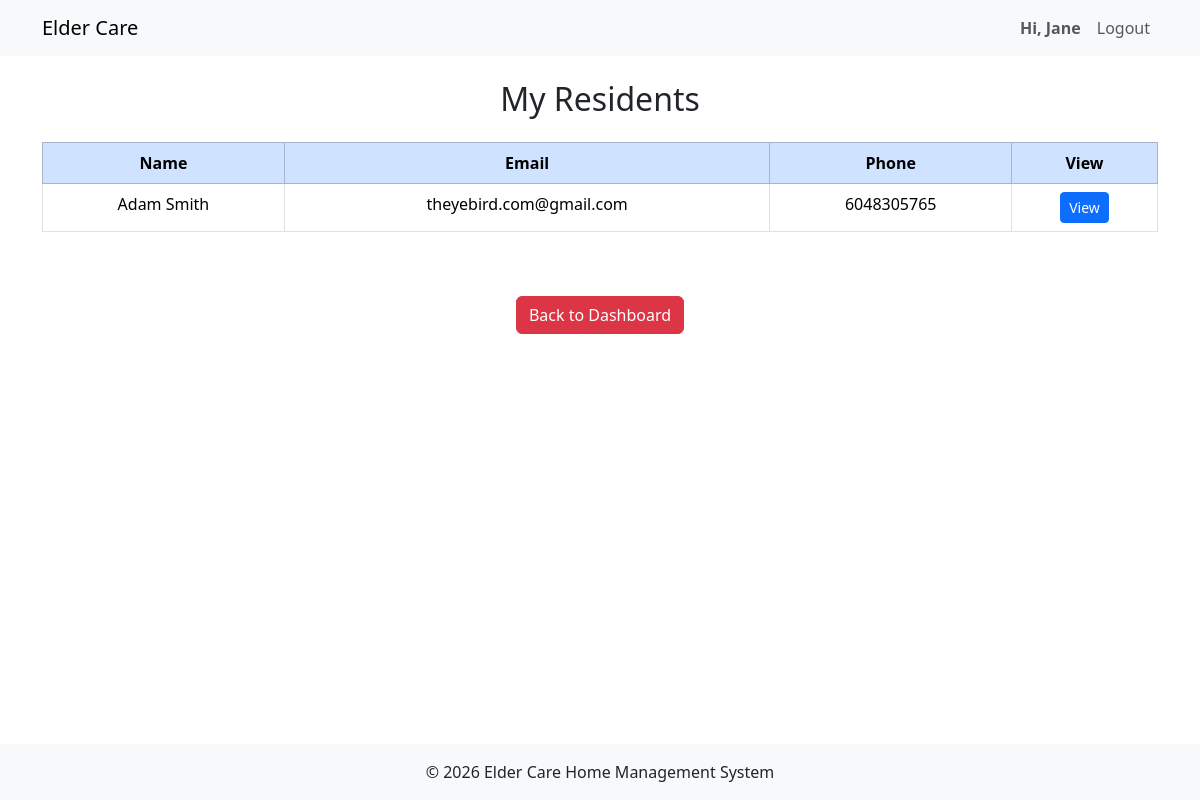
Page /family/view_residents.php (signed in) on the earlier database version.
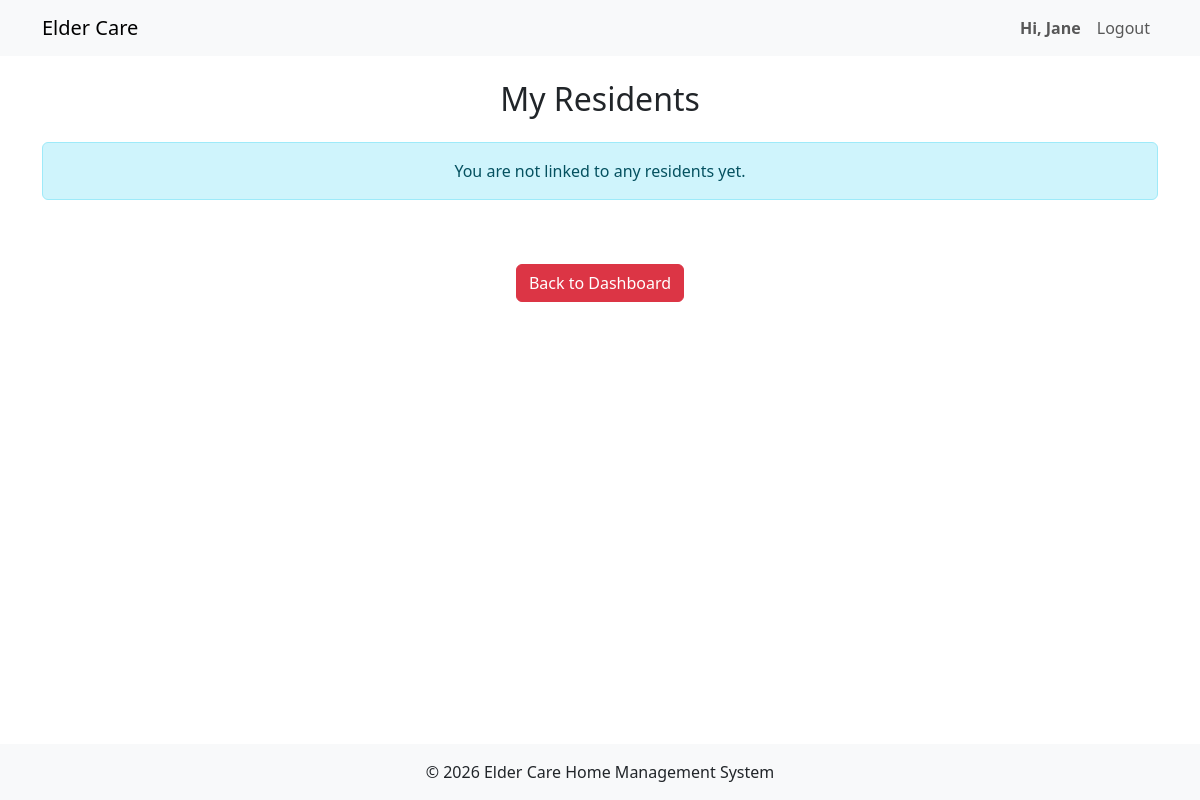
Same page on the later database version.
### tables this page shows
CREATE TABLE `resident` (
  `residentSIN` varchar(9) NOT NULL,
  `user_id` int(11) NOT NULL,
  `DoB` date DEFAULT NULL,
  `phone` varchar(15) DEFAULT NULL,
  `profilePhoto` text DEFAULT NULL,
  `ECname` text DEFAULT NULL,
  `ECphone` varchar(15) DEFAULT NULL,
  `ECemail` text DEFAULT NULL,
  `fname` varchar(50) DEFAULT NULL,
  `lname` varchar(50) DEFAULT NULL
);

CREATE TABLE `users` (
  `user_id` int(11) NOT NULL,
  `username` varchar(20) NOT NULL,
  `email` text NOT NULL,
  `password_hash` text NOT NULL,
  `role` enum('admin','family','caregiver','resident') NOT NULL DEFAULT 'family',
  `is_verified` tinyint(4) UNSIGNED NOT NULL DEFAULT 0,
  `created_at` timestamp NOT NULL DEFAULT current_timestamp()
);

### family/view_residents.php (the view, shortened to what this page needs)
<?php
include '../includes/header.php';
$stmt = $conn->prepare("SELECT fmID FROM familymember WHERE user_id = ?");
$stmt->execute([$_SESSION['user_id']]);
$family = $stmt->fetch();
$fmID = $family['fmID'];
$stmt = $conn->prepare("
    SELECT
        r.residentSIN,
        r.fname,
        r.lname,
        r.phone,
        u.email
    FROM link l
    JOIN resident r ON l.residentSIN = r.residentSIN
    JOIN users u ON r.user_id = u.user_id
    WHERE l.fmID = ? AND l.status = 'approved'
");
$stmt->execute([$fmID]);
$residents = $stmt->fetchAll();
?>
<div class="container py-4">
    <h2 class="text-center mb-4">My Residents</h2>
    <?php if (empty($residents)): ?>
        <div class="alert alert-info text-center">
            You are not linked to any residents yet.
        </div>
    <?php else: ?>
        <table class="table table-bordered text-center">
            <thead class="table-primary">
                <tr>
                    <th>Name</th>
                    <th>Email</th>
                    <th>Phone</th>
                    <th>View</th>
                </tr>
            </thead>
            <tbody>
                <?php foreach ($residents as $r): ?>
                    <tr>
                        <td><?= htmlspecialchars(($r['fname'] ?? '') . ' ' . ($r['lname'] ?? '')) ?></td>
                        <td><?= htmlspecialchars($r['email']) ?></td>
                        <td><?= htmlspecialchars($r['phone'] ?? '') ?></td>
                        <td>
                            <a href="view_resident.php?id=<?= $r['residentSIN'] ?>"
                               class="btn btn-primary btn-sm">
                               View
                            </a>
                        </td>
                    </tr>
                <?php endforeach; ?>
            </tbody>
        </table>
    <?php endif; ?>
</div>
<div class="text-center mt-4">
    <a href="./dashboard.php" class="btn btn-danger">Back to Dashboard</a>
</div>
<?php include '../includes/footer.php'; ?>

Differences in the rows shown:
removed resident: fname+lname "Adam Smith", user.email "theyebird.com@gmail.com", phone "6048305765"
Other differences:
text no longer shown: "Name Email Phone View"
text now shown: "You are not linked to any residents yet."
